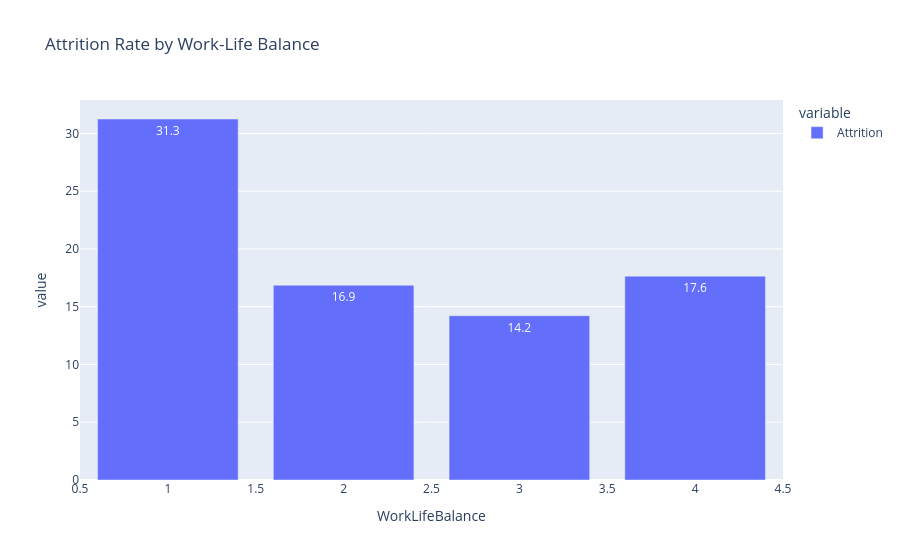

Write notebook code for a chart like this one.
### Code cell
fig = px.bar(
    worklife,
    text_auto=".1f",
    title="Attrition Rate by Work-Life Balance"
)

fig.show()

### Figure 1 — Plotly figure (JSON) as saved in the notebook; plotly's stock layout.template omitted (floating-point values rounded to 4 significant figures)
{"data": [{"alignmentgroup": "True", "hovertemplate": "variable=Attrition<br>WorkLifeBalance=%{x}<br>value=%{y}<extra></extra>", "legendgroup": "Attrition", "marker": {"color": "#636efa", "pattern": {"shape": ""}}, "name": "Attrition", "offsetgroup": "Attrition", "orientation": "v", "showlegend": true, "textposition": "auto", "texttemplate": "%{y:.1f}", "type": "bar", "x": [1, 2, 3, 4], "xaxis": "x", "y": [31.25, 16.86, 14.22, 17.65], "yaxis": "y"}], "layout": {"barmode": "relative", "legend": {"title": {"text": "variable"}, "tracegroupgap": 0}, "title": {"text": "Attrition Rate by Work-Life Balance"}, "xaxis": {"anchor": "y", "domain": [0, 1], "title": {"text": "WorkLifeBalance"}}, "yaxis": {"anchor": "x", "domain": [0, 1], "title": {"text": "value"}}}}
